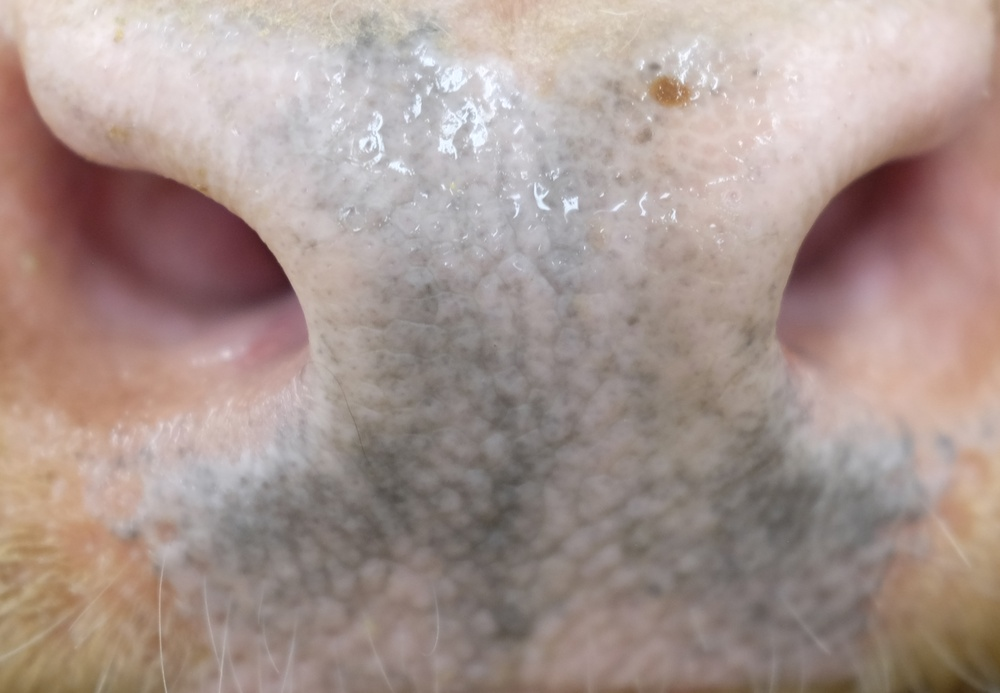
#> input picture input/cattle_0600_DSCF3923.jpg, 1000 x 693 px, shrunk from 2240 x 1552 before the run, found by its file name
$ python angle.py
#> lines starting #> are read from the running program, lines starting #| are printed output that depends on the picture; long printed decimals are rounded
import cv2
import numpy as np

# Load the image
img = cv2.imread('input\\cattle_0600_DSCF3923.jpg')
#> img is the input picture: shape (693, 1000, 3); mean B, G, R 143.2, 149.4, 167.7

# Convert to grayscale
gray = cv2.cvtColor(img, cv2.COLOR_BGR2GRAY)
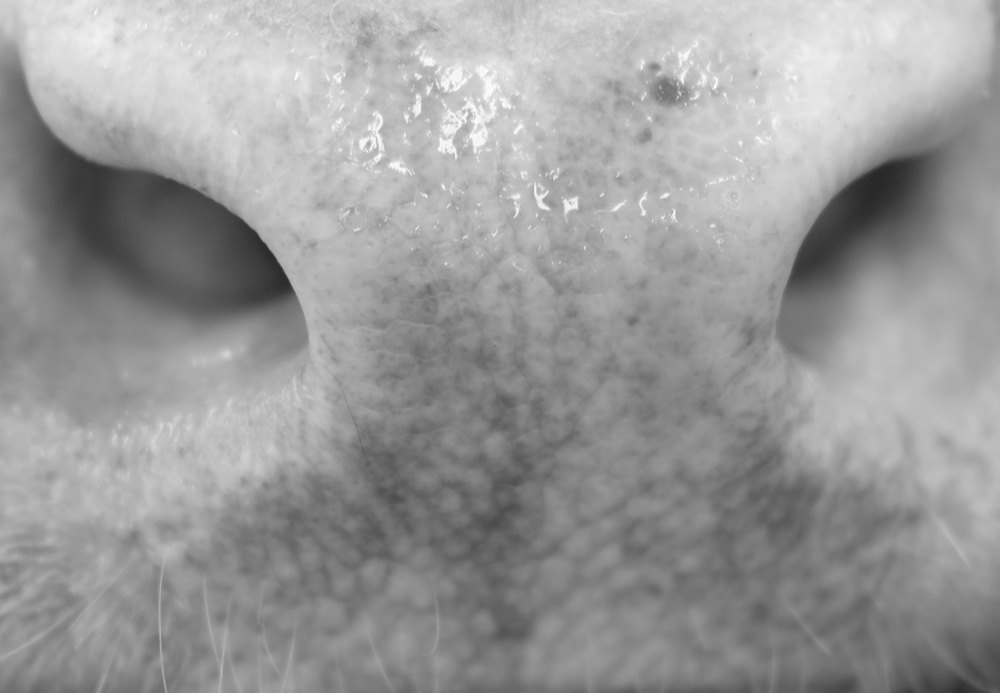
#> gray: shape (693, 1000); min 38, max 254, mean 154.2

# Apply edge detection with different threshold values
edges = cv2.Canny(gray, 25, 50)
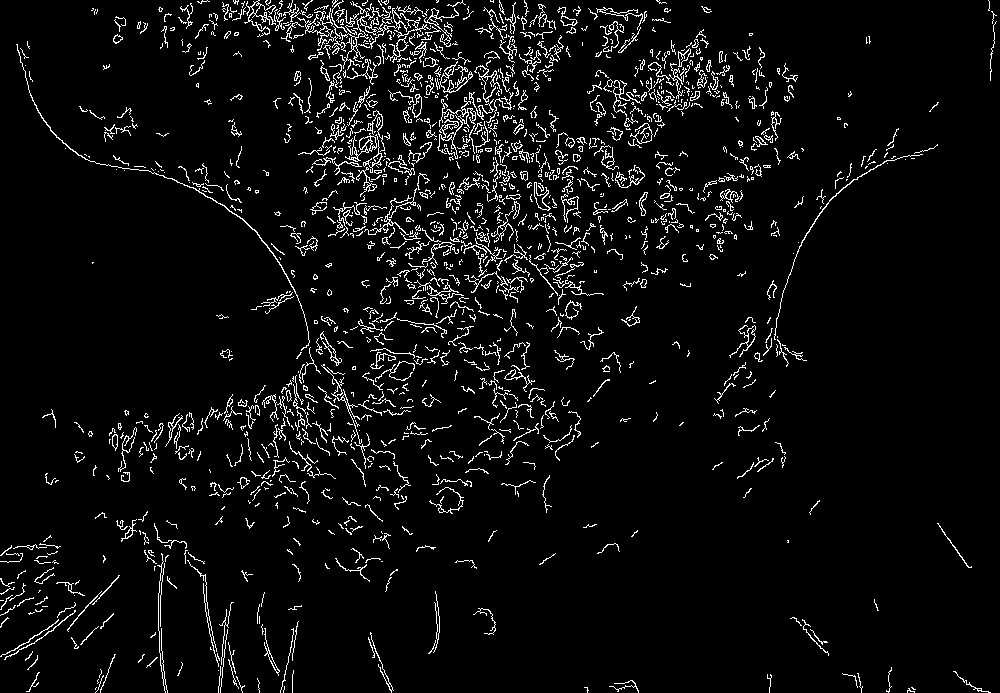
#> edges: shape (693, 1000); 5.1% white in thin lines or dots

# Find lines using Hough transform
lines = cv2.HoughLinesP(edges, 1, np.pi/180, 100, minLineLength=100, maxLineGap=10)
#> lines = 16 rows, first 6: [329, 454, 434, 349], [222, 9, 449, 37], [439, 143, 565, 17], [318, 40, 442, 48], [242, 6, 430, 32], [394, 181, 528, 47]

# Calculate angle of each line
angles = []
for line in lines:
    x1, y1, x2, y2 = line[0]
    angle = np.arctan2(y2 - y1, x2 - x1) * 180 / np.pi
    angles.append(angle)
#> this loop made 16 passes
#> (x1, y1, x2, y2, angle) on passes 1 to 12: (329, 454, 434, 349, -45), (222, 9, 449, 37, 7.03), (439, 143, 565, 17, -45), (318, 40, 442, 48, 3.69), (242, 6, 430, 32, 7.87), (394, 181, 528, 47, -45), (263, 21, 455, 41, 5.95), (383, 10, 496, 123, 45), (317, 34, 424, 53, 10.07), (359, 213, 376, 101, -81.37), (311, 27, 427, 39, 5.91), (263, 20, 452, 30, 3.03)
#> after the loop, angles = [-45, 7.03, -45, 3.69, 7.87, -45, 5.95, 45, 10.07, -81.37, 5.91, 3.03, 29.33, -2.25, 6.84, 9.11]

# Calculate average angle
avg_angle = np.mean(angles)
#> avg_angle = -5.3

print('Image angle:', avg_angle)
#| Image angle: -5.299

# Calculate image center
height, width = img.shape[:2]
#> height = 693; width = 1000
center = (width // 2, height // 2)
#> center = (500, 346)

# Calculate rotation matrix
M = cv2.getRotationMatrix2D(center, avg_angle, 1)
#> M = [[0.996, -0.0924, 34.09], [0.0924, 0.996, -44.7]]

# Apply perspective transformation
warped = cv2.warpAffine(img, M, (width, height), flags=cv2.INTER_LINEAR)
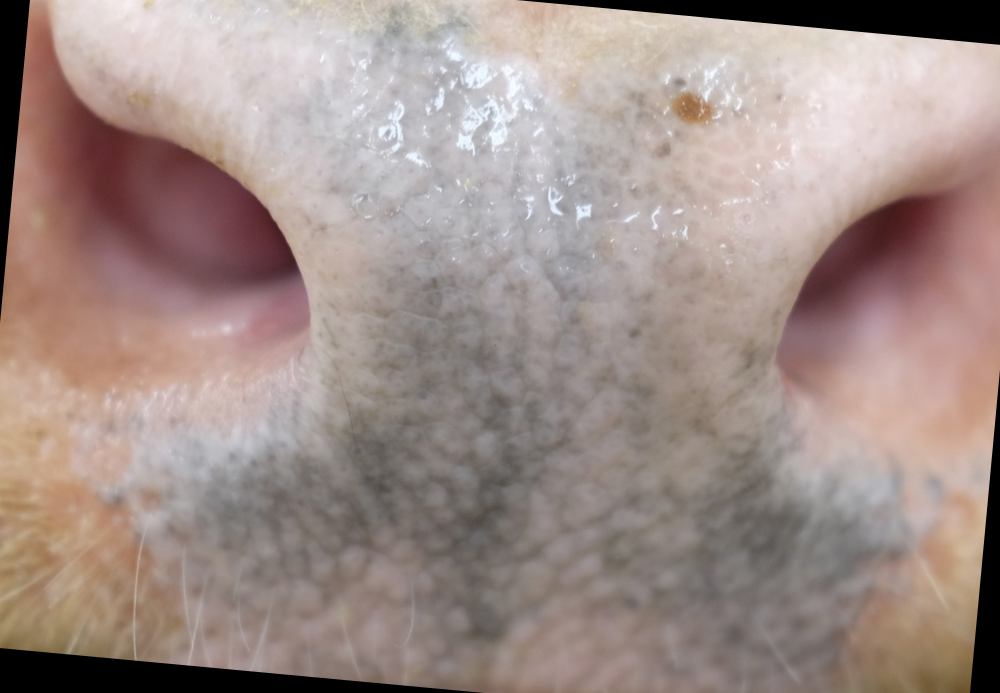
#> warped: shape (693, 1000, 3); mean B, G, R 137.1, 142.6, 160

cv2.imwrite('intermediary\\perspective4.jpg', warped)

$ run again, with input/cattle_0200_DSCF3870.jpg copied over input/cattle_0600_DSCF3923.jpg
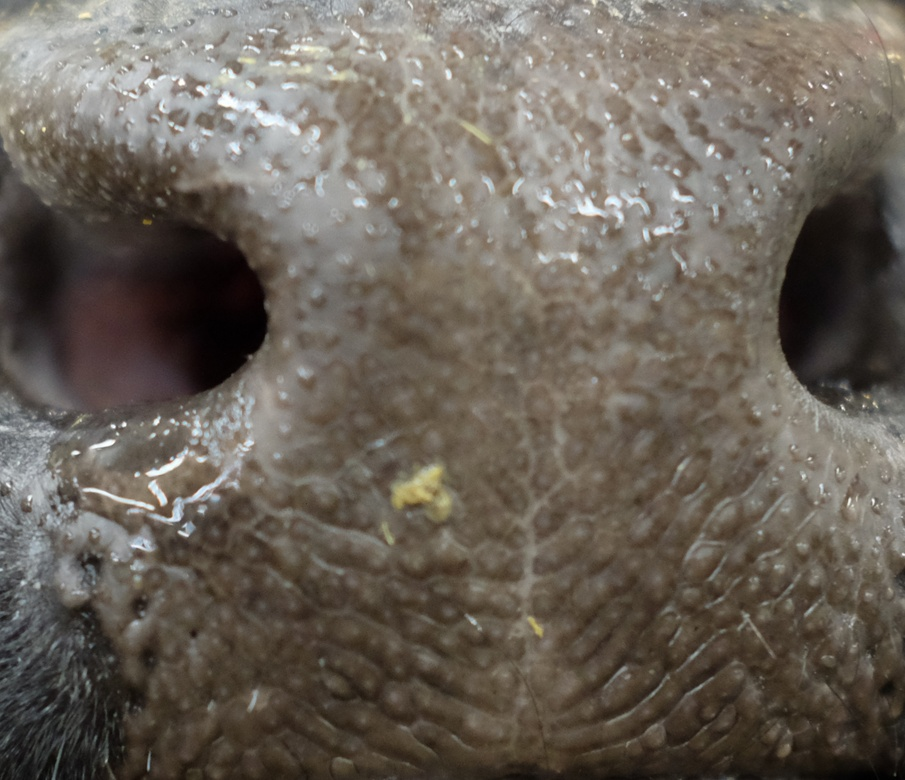
#> input picture input/cattle_0200_DSCF3870.jpg, 905 x 780 px, shrunk from 2024 x 1744 before the run, found by its file name
#> img is the input picture: shape (780, 905, 3); mean B, G, R 89.5, 98.8, 106.5
#> `edges = cv2.Canny(gray, 25, 50)`:
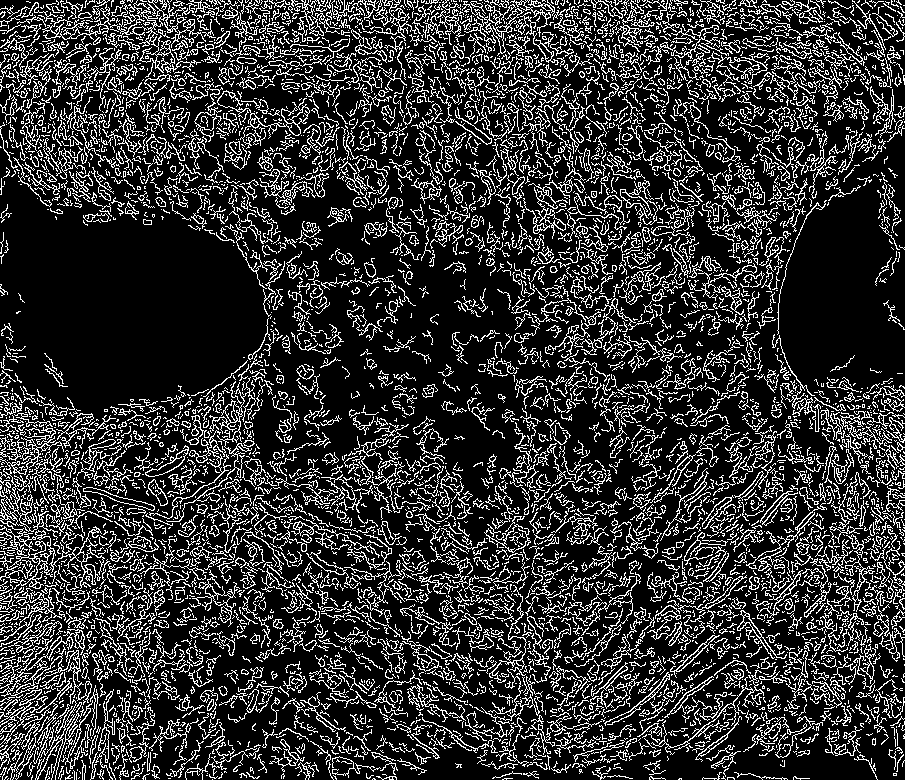
#> edges: shape (780, 905); 19.8% white in thin lines or dots
#> lines = 405 rows, first 6: [579, 243, 700, 122], [697, 121, 817, 1], [176, 597, 276, 497], [543, 299, 649, 193], [554, 230, 719, 65], [491, 265, 600, 156]
#> the loop `for line in lines:` made 405 passes
#> (x1, y1, x2, y2, angle) on passes 1 to 3: (579, 243, 700, 122, -45), (697, 121, 817, 1, -45), (176, 597, 276, 497, -45)
#> after the loop `for line in lines:`: angles = 405 values, max 87.86 at index 401, min -90 at index 288, mean -3.14
#> avg_angle = -3.14
#| Image angle: -3.143
#> M = [[0.998, -0.0548, 22.06], [0.0548, 0.998, -24.2]]
#> `warped = cv2.warpAffine(img, M, (width, height), flags=cv2.INTER_LINEAR)`:
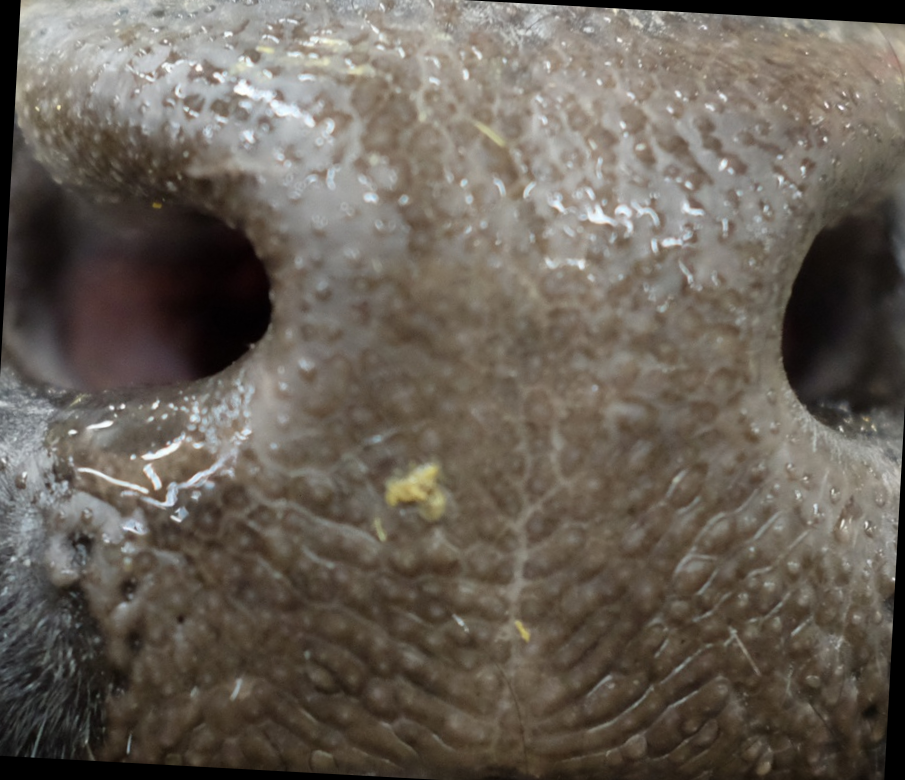
#> warped: shape (780, 905, 3); mean B, G, R 87.2, 96.3, 104

$ run again, with input/cattle_0600_DSCF3911.jpg copied over input/cattle_0600_DSCF3923.jpg
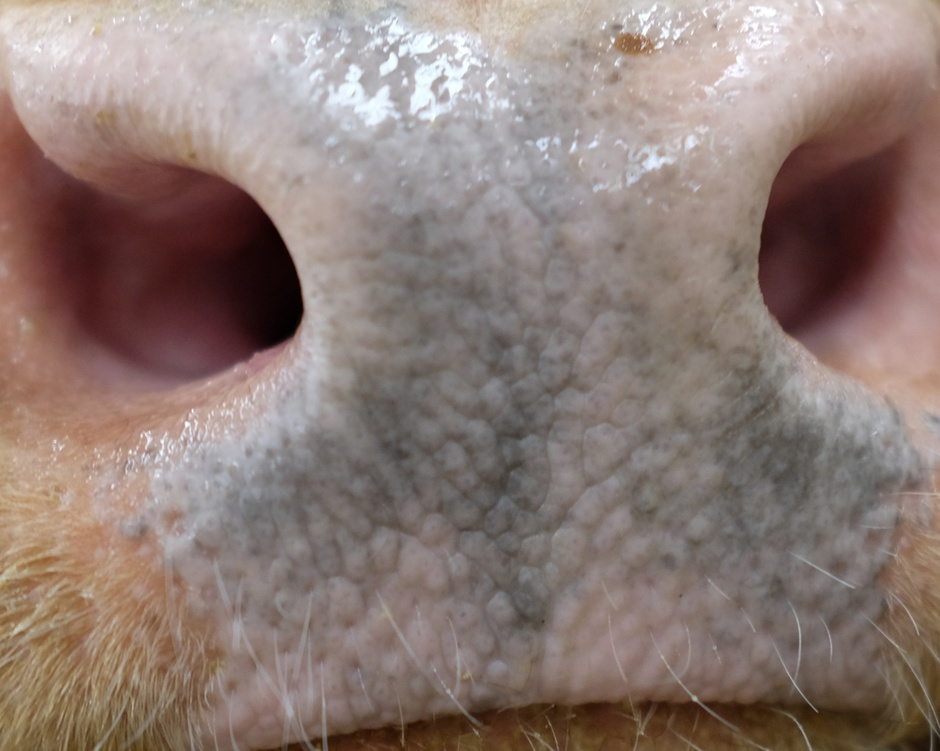
#> input picture input/cattle_0600_DSCF3911.jpg, 940 x 751 px, shrunk from 2344 x 1872 before the run, found by its file name
#> img is the input picture: shape (751, 940, 3); mean B, G, R 117.4, 123.5, 140.8
#> `edges = cv2.Canny(gray, 25, 50)`:
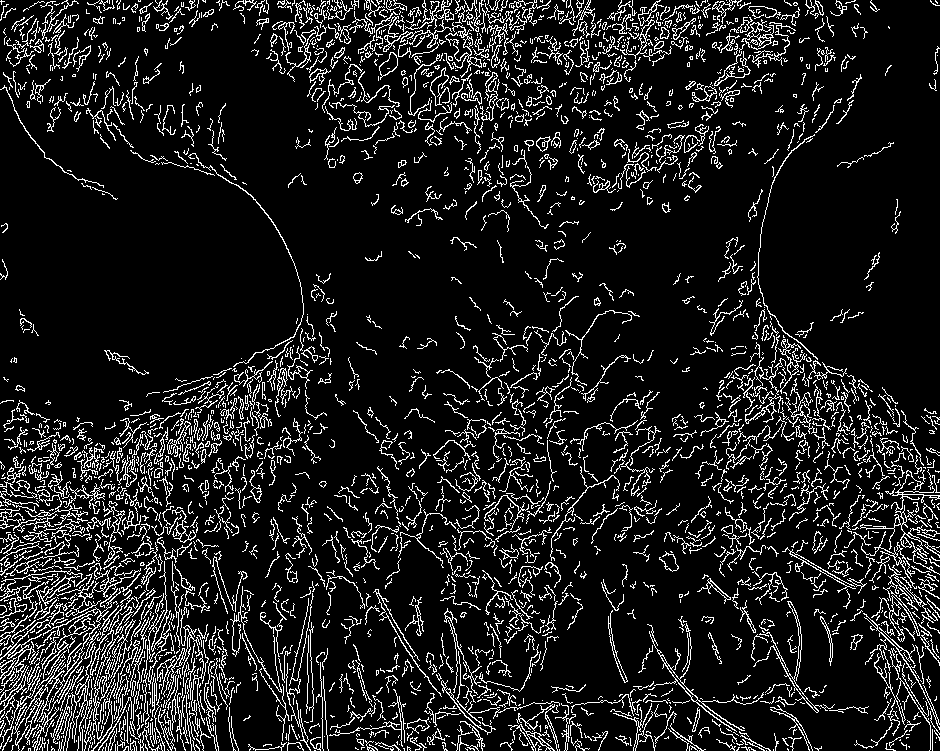
#> edges: shape (751, 940); 11.4% white in thin lines or dots
#> lines = 166 rows, first 6: [1, 683, 126, 558], [0, 626, 254, 372], [51, 747, 221, 577], [0, 654, 137, 517], [78, 740, 190, 628], [96, 541, 236, 401]
#> the loop `for line in lines:` made 166 passes
#> (x1, y1, x2, y2, angle) on passes 1 to 3: (1, 683, 126, 558, -45), (0, 626, 254, 372, -45), (51, 747, 221, 577, -45)
#> after the loop `for line in lines:`: angles = 166 values, max 67.29 at index 71, min -59.04 at index 16, mean -12.78
#> avg_angle = -12.78
#| Image angle: -12.782
#> M = [[0.975, -0.221, 94.61], [0.221, 0.975, -94.69]]
#> `warped = cv2.warpAffine(img, M, (width, height), flags=cv2.INTER_LINEAR)`:
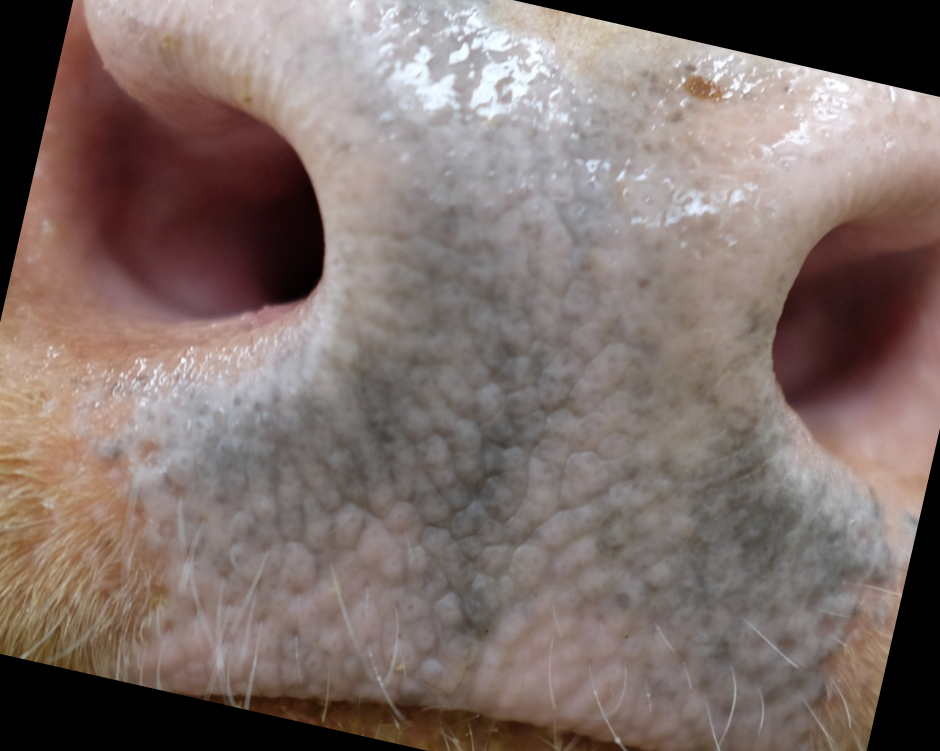
#> warped: shape (751, 940, 3); mean B, G, R 106.6, 111.3, 126.8

$ run again, with input/cattle_0600_DSCF3915.jpg copied over input/cattle_0600_DSCF3923.jpg
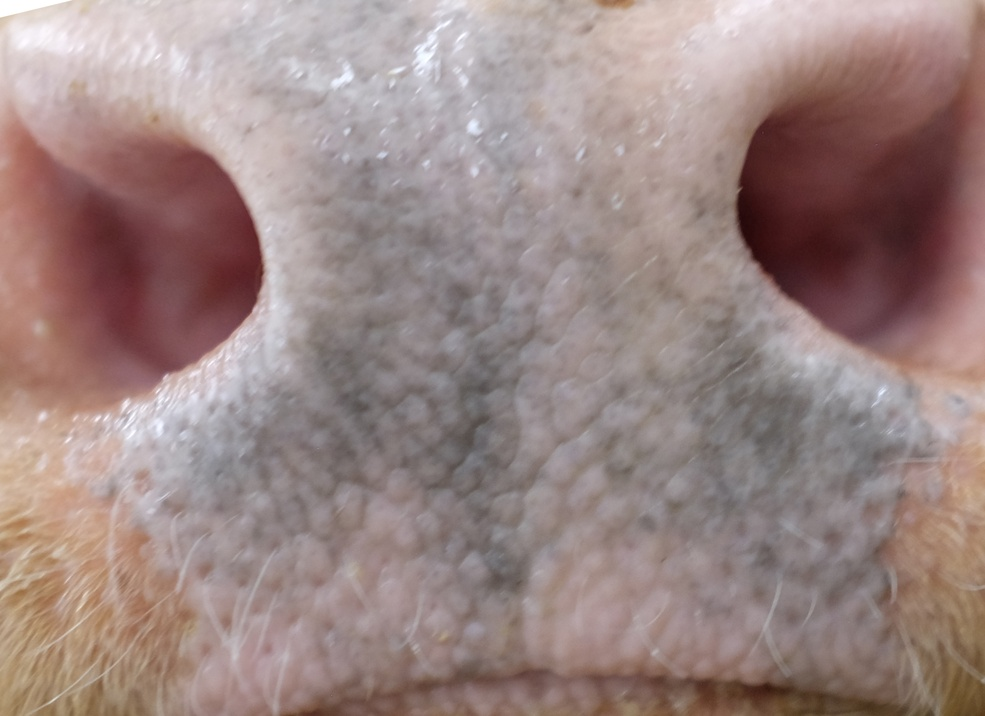
#> input picture input/cattle_0600_DSCF3915.jpg, 985 x 716 px, shrunk from 2168 x 1576 before the run, found by its file name
#> img is the input picture: shape (716, 985, 3); mean B, G, R 131, 134, 155
#> `edges = cv2.Canny(gray, 25, 50)`:
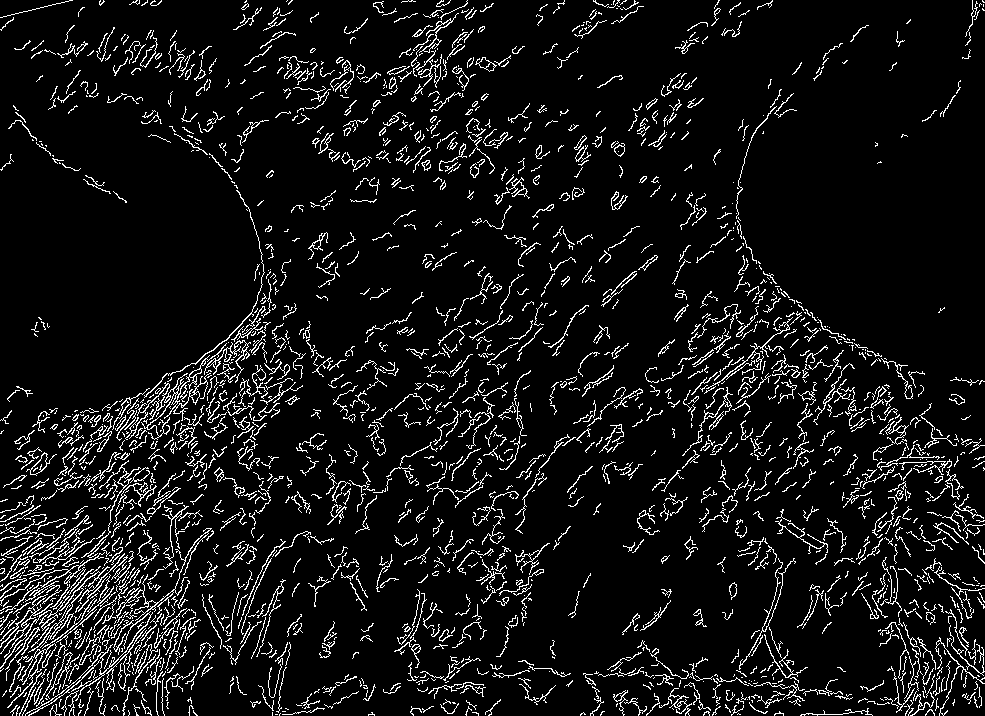
#> edges: shape (716, 985); 7.9% white in thin lines or dots
#> lines = 28 rows, first 6: [85, 603, 172, 475], [124, 459, 247, 336], [5, 634, 105, 550], [130, 530, 276, 403], [22, 667, 116, 521], [2, 666, 82, 557]
#> the loop `for line in lines:` made 28 passes
#> (x1, y1, x2, y2, angle) on passes 1 to 8: (85, 603, 172, 475, -55.8), (124, 459, 247, 336, -45), (5, 634, 105, 550, -40.03), (130, 530, 276, 403, -41.02), (22, 667, 116, 521, -57.23), (2, 666, 82, 557, -53.72), (2, 642, 185, 652, 3.13), (687, 675, 848, 695, 7.08)
#> after the loop `for line in lines:`: angles = 28 values, max 8.43 at index 20, min -57.23 at index 4, mean -24.82
#> avg_angle = -24.82
#| Image angle: -24.823
#> M = [[0.908, -0.42, 195.7], [0.42, 0.908, -173.5]]
#> `warped = cv2.warpAffine(img, M, (width, height), flags=cv2.INTER_LINEAR)`:
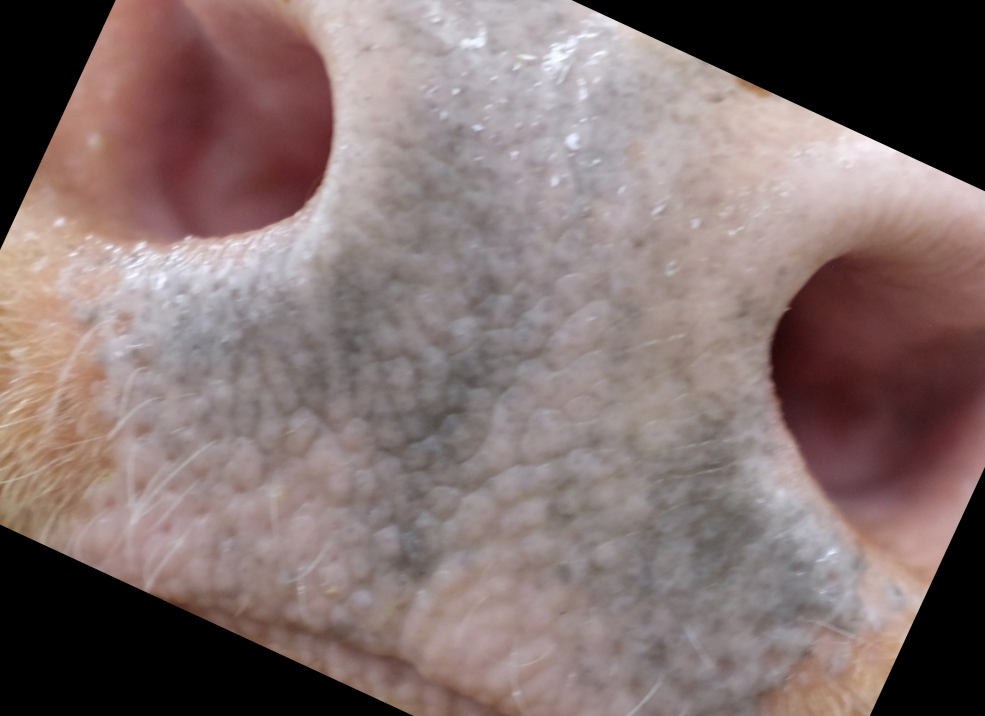
#> warped: shape (716, 985, 3); mean B, G, R 110.6, 112, 129.5
